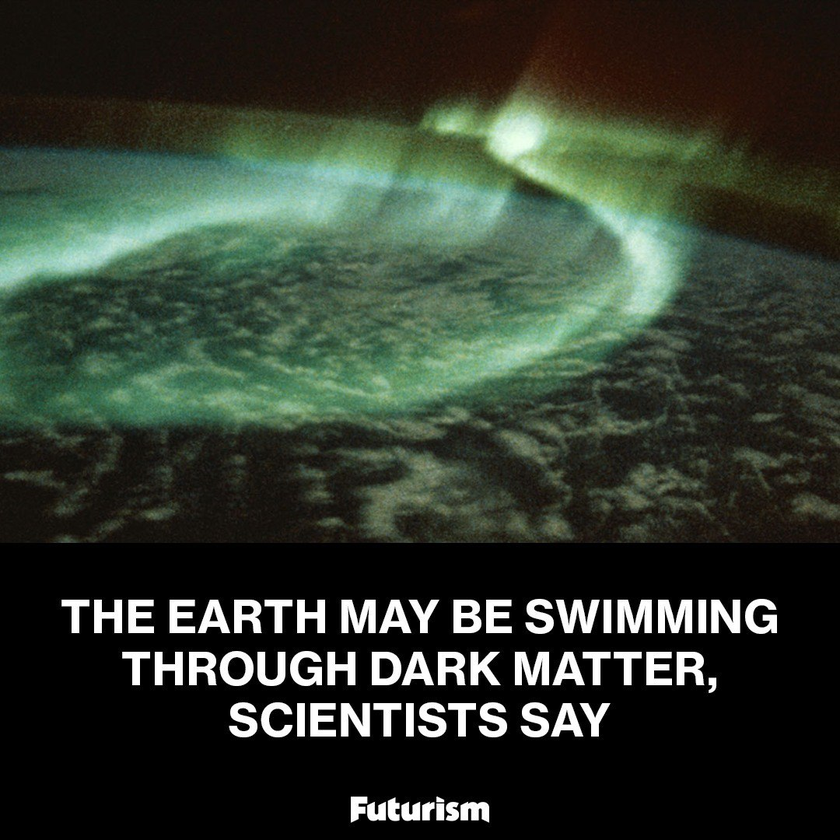
#> input picture pic.png, 840 x 840 px, shrunk from 1080 x 1080 before the run
$ python imgreadmodes.py
#> lines starting #> are read from the running program, lines starting #| are printed output that depends on the picture
import cv2

img= cv2.imread('pic.png',cv2.IMREAD_GRAYSCALE)
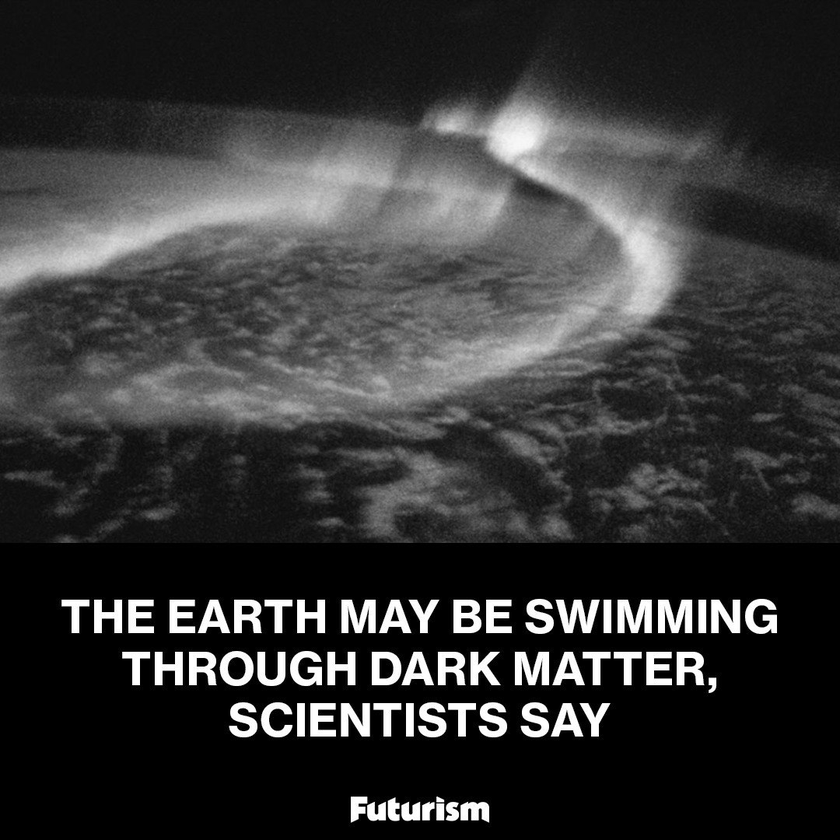
#> img: shape (840, 840); min 0, max 255, mean 53.8
cv2.imwrite('pic2.png', img)
print(img)
#> (printed output is left out)
#greyscalemode
